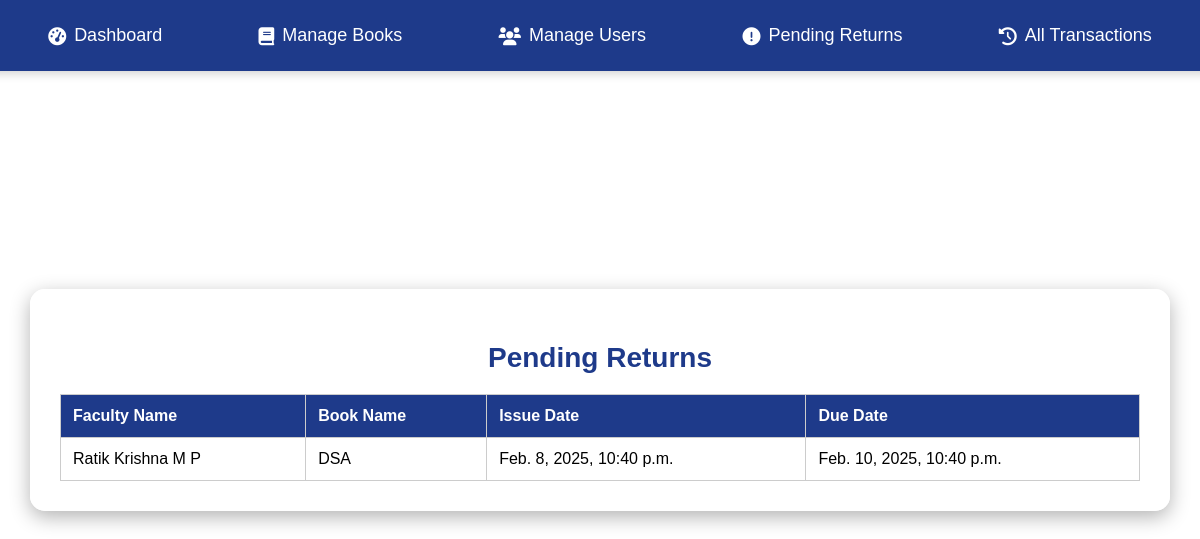
Screenshot of /Library/issuedbooks/ with the database file from the repository.
### LibMS/models.py (models this page shows, shortened)
class BookIssue(models.Model):
    faculty = models.ForeignKey(Faculty, on_delete=models.CASCADE)
    book = models.ForeignKey(Book, on_delete=models.CASCADE)
    issue_date = models.DateTimeField(default=timezone.now)
    due_date = models.DateTimeField()  # You can set this dynamically based on borrowing policies

class Faculty(models.Model):
    name = models.CharField(max_length=200)
    id_number = models.CharField(max_length=50, unique=True)
    phone = models.CharField(max_length=10, verbose_name="Phone Number",default="null")
    email = models.EmailField(max_length=100, default="null")

class Book(models.Model):
    book_id = models.CharField(max_length=10, primary_key=True)
    book_name = models.CharField(max_length=200)
    author = models.CharField(max_length=200)
    count = models.IntegerField()
    rack = models.CharField(max_length=50)
    shelf = models.CharField(max_length=50)

### LibMS/views.py (the view)
# urls.py: path('issuedbooks/', bookissue, name='bookissue'),
def bookissue(request):
    book_issues = BookIssue.objects.all().select_related('faculty', 'book')
    context = {
        'book_issue_list': book_issues
    }
    return render(request, 'book_issue.html', context)

### Frontend/Templates/book_issue.html (shortened to what this page needs)
<!DOCTYPE html>
<html lang="en">
<head>
    <link rel="stylesheet" href="https://cdnjs.cloudflare.com/ajax/libs/font-awesome/6.0.0-beta3/css/all.min.css">
</head>
<body>
<nav class="navbar">
    <ul>
        <li><a href="{% url 'admin' %}"><i class="fas fa-tachometer-alt"></i>Dashboard</a></li>
        <li><a href="{% url 'mbooks' %}"><i class="fas fa-book"></i>Manage Books</a></li>
        <li><a href="{% url 'musers' %}"><i class="fas fa-users"></i>Manage Users</a></li>
        <li><a href="{% url 'bookissue' %}"><i class="fas fa-exclamation-circle"></i>Pending Returns</a></li>
        <li><a href="{% url 'bookhistory' %}"><i class="fas fa-history"></i>All Transactions</a></li>
    </ul>
</nav>
    <div class="manage-container">
        <h2>Pending Returns</h2>
        <table>
            <thead>
                <tr>
                    <th>Faculty Name</th>
                    <th>Book Name</th>
                    <th>Issue Date</th>
                    <th>Due Date</th>
                </tr>
            </thead>
            <tbody>
                {% for issue in book_issue_list %}
                <tr>
                    <td>{{ issue.faculty.name }}</td>
                    <td>{{ issue.book.book_name }}</td>
                    <td>{{ issue.issue_date }}</td>
                    <td>{{ issue.due_date }}</td>
                </tr>
                {% endfor %}
            </tbody>
        </table>
    </div>
    <a href="{% url 'admin' %}" class="back-btn">Back</a>
</body>
</html>

### Frontend/Templates/book_issue.html (style rules this page uses)
body { margin: 0; padding: 0; font-family: Arial, sans-serif; background: url('https://i.pinimg.com/originals/1b/9d/28/1b9d28415cc408a4ef4c0e3336a78475.jpg') no-repeat center center fixed; background-size: cover; display: flex; justify-content: center; align-items: center; height: 100vh; }
.manage-container { background: rgba(255, 255, 255, 0.9); backdrop-filter: blur(15px); padding: 30px; border-radius: 15px; box-shadow: 0px 6px 20px rgba(0, 0, 0, 0.3); text-align: center; width: 90%; max-width: 1100px; overflow-y: auto; max-height: 90vh; }
h2 { color: #1E3A8A; margin-bottom: 20px; font-size: 28px; }
table { width: 100%; border-collapse: collapse; }
table, th, td { border: 1px solid #ccc; }
th, td { padding: 12px; text-align: left; }
th { background-color: #1E3A8A; color: white; }
.back-btn { position: fixed; top: 20px; left: 20px; background-color: #1E3A8A; color: white; padding: 10px 20px; border: none; border-radius: 8px; cursor: pointer; font-size: 16px; transition: background-color 0.3s ease, transform 0.2s ease; text-decoration: none; display: flex; align-items: center; }
.navbar { position: fixed; top: 0; width: 100%; background-color: #1E3A8A; padding: 15px 20px; box-shadow: 0 2px 10px rgba(0, 0, 0, 0.2); z-index: 1000; }
.navbar ul { list-style: none; margin: 0; padding: 0; display: flex; justify-content: space-around; }
.navbar ul li { display: inline; }
.navbar ul li a { color: white; text-decoration: none; font-size: 18px; padding: 10px 15px; transition: background-color 0.3s; display: flex; align-items: center; }
.navbar ul li a i { margin-right: 8px; }

### rows the page displays
BookIssue: faculty.name "Ratik Krishna M P", book.book_name "DSA", issue_date "Feb. 8, 2025, 10:40 p.m.", due_date "Feb. 10, 2025, 10:40 p.m."
